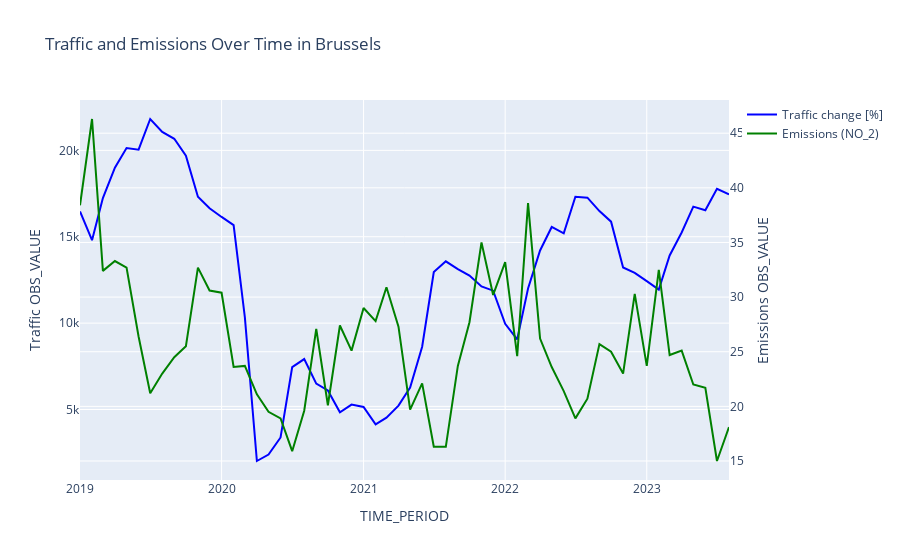

Notebook code cell kept with this figure:
### Code cell
# Create figure
fig = go.Figure()

# Add traces for traffic
fig.add_trace(go.Scatter(
    x=traffic_BX['TIME_PERIOD'],
    y=traffic_BX['OBS_VALUE'],
    name="Traffic change [%]",
    line=dict(color='blue'),
))

# Add traces for emissions
fig.add_trace(go.Scatter(
    x=emissions_BX['TIME_PERIOD'],
    y=emissions_BX['OBS_VALUE'],
    name="Emissions (NO_2)",
    line=dict(color='green'),
    yaxis="y2"
))

# Update layout for dual-axis
fig.update_layout(
    title='Traffic and Emissions Over Time in Brussels ',
    xaxis=dict(title='TIME_PERIOD'),
    yaxis=dict(title='Traffic OBS_VALUE'),
    yaxis2=dict(
        title='Emissions OBS_VALUE',
        overlaying='y',
        side='right'
    )
)

# Show the figure
fig.show()

### Figure 1 — Plotly figure (JSON) as saved in the notebook; plotly's stock layout.template omitted (floating-point values rounded to 4 significant figures)
{"data": [{"line": {"color": "blue"}, "name": "Traffic change [%]", "type": "scatter", "x": ["2019-01", "2019-02", "2019-03", "2019-04", "2019-05", "2019-06", "2019-07", "2019-08", "2019-09", "2019-10", "2019-11", "2019-12", "2020-01", "2020-02", "2020-03", "2020-04", "2020-05", "2020-06", "2020-07", "2020-08", "2020-09", "2020-10", "2020-11", "2020-12", "2021-01", "2021-02", "2021-03", "2021-04", "2021-05", "2021-06", "2021-07", "2021-08", "2021-09", "2021-10", "2021-11", "2021-12", "2022-01", "2022-02", "2022-03", "2022-04", "2022-05", "2022-06", "2022-07", "2022-08", "2022-09", "2022-10", "2022-11", "2022-12", "2023-01", "2023-02", "2023-03", "2023-04", "2023-05", "2023-06", "2023-07", "2023-08"], "y": [16462, 14801, 17238, 18999, 20133, 20038, 21815, 21066, 20670, 19693, 17318, 16648, 16146, 15674, 10334, 2020, 2393, 3382, 7454, 7919, 6497, 6103, 4841, 5285, 5146, 4138, 4527, 5226, 6269, 8638, 12956, 13578, 13130, 12754, 12120, 11878, 9963, 9060, 12001, 14205, 15565, 15194, 17318, 17264, 16487, 15874, 13222, 12904, 12431, 11940, 13918, 15248, 16741, 16530, 17779, 17449]}, {"line": {"color": "green"}, "name": "Emissions (NO_2)", "type": "scatter", "x": ["2019-01", "2019-02", "2019-03", "2019-04", "2019-05", "2019-06", "2019-07", "2019-08", "2019-09", "2019-10", "2019-11", "2019-12", "2020-01", "2020-02", "2020-03", "2020-04", "2020-05", "2020-06", "2020-07", "2020-08", "2020-09", "2020-10", "2020-11", "2020-12", "2021-01", "2021-02", "2021-03", "2021-04", "2021-05", "2021-06", "2021-07", "2021-08", "2021-09", "2021-10", "2021-11", "2021-12", "2022-01", "2022-02", "2022-03", "2022-04", "2022-05", "2022-06", "2022-07", "2022-08", "2022-09", "2022-10", "2022-11", "2022-12", "2023-01", "2023-02", "2023-03", "2023-04", "2023-05", "2023-06", "2023-07", "2023-08"], "y": [38.4, 46.3, 32.4, 33.3, 32.7, 26.4, 21.2, 23, 24.5, 25.5, 32.7, 30.6, 30.4, 23.6, 23.7, 21.1, 19.5, 18.9, 15.9, 19.6, 27.1, 20.1, 27.4, 25.1, 29, 27.8, 30.9, 27.3, 19.7, 22.1, 16.3, 16.3, 23.7, 27.7, 35, 30.2, 33.2, 24.6, 38.6, 26.2, 23.6, 21.4, 18.9, 20.7, 25.7, 25, 23, 30.3, 23.7, 32.5, 24.7, 25.1, 22, 21.7, 15, 18.1], "yaxis": "y2"}], "layout": {"title": {"text": "Traffic and Emissions Over Time in Brussels "}, "xaxis": {"title": {"text": "TIME_PERIOD"}}, "yaxis": {"title": {"text": "Traffic OBS_VALUE"}}, "yaxis2": {"overlaying": "y", "side": "right", "title": {"text": "Emissions OBS_VALUE"}}}}
